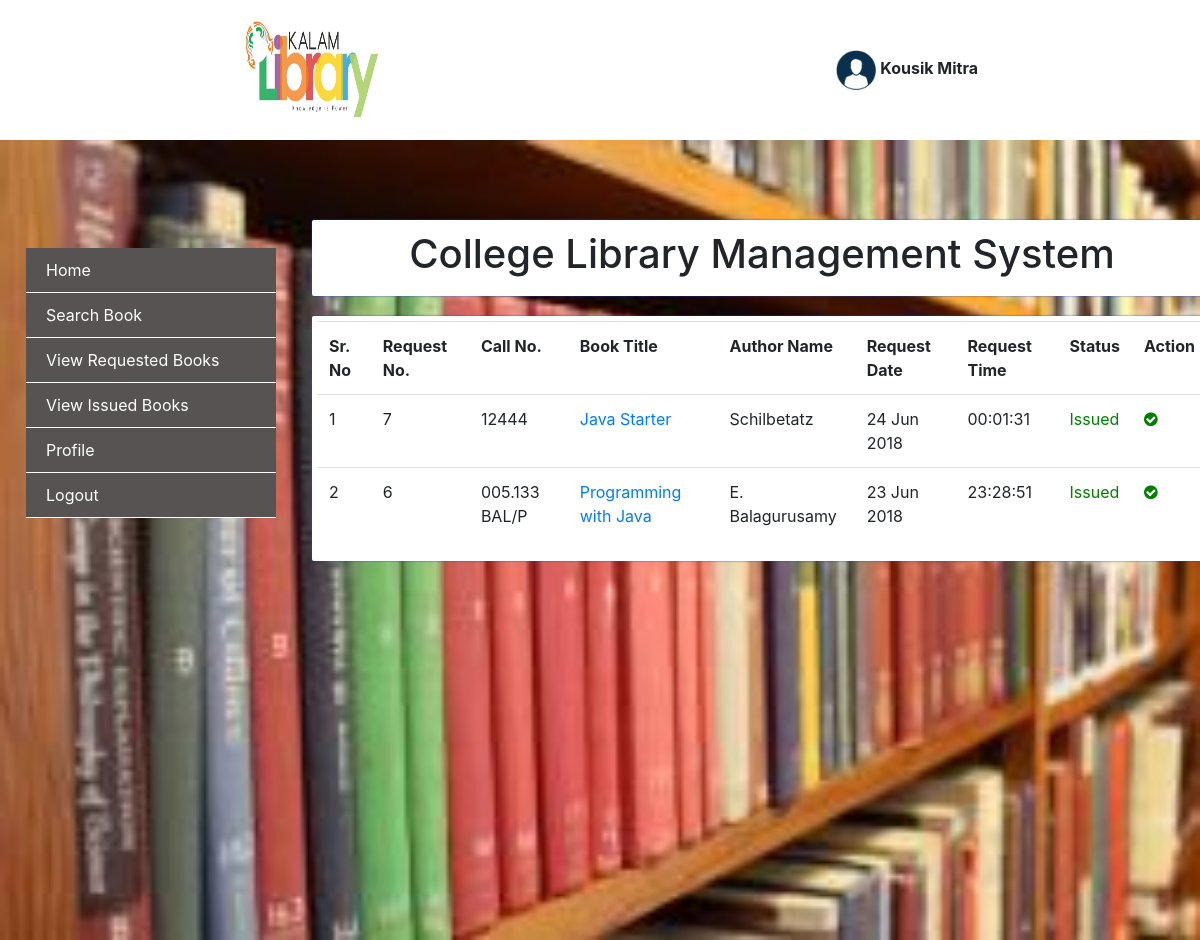
Page /students/viewrequests.php (signed in) on the committed database.
### tables this page shows
CREATE TABLE `requests` (
  `id` int(11) NOT NULL,
  `s_id` varchar(15) NOT NULL,
  `callno` varchar(15) NOT NULL,
  `req_date` date NOT NULL,
  `req_time` time NOT NULL,
  `status` int(1) NOT NULL DEFAULT '0'
);

CREATE TABLE `books` (
  `callno` varchar(15) NOT NULL,
  `title` varchar(30) NOT NULL,
  `author` varchar(40) NOT NULL,
  `publisher` varchar(30) NOT NULL,
  `description` text NOT NULL,
  `image` varchar(100) NOT NULL DEFAULT 'bookimage.jpg',
  `addedat` timestamp NOT NULL DEFAULT CURRENT_TIMESTAMP
);

### students/viewrequests.php (the view, shortened to what this page needs)
<?php
include_once "./includes/dbconnection.php";
?>
<!DOCTYPE html>
<html lang="en">
<head>
    <?php include_once "./includes/bootstrap.php" ?>
    <link rel="stylesheet" href=".\css\common.css">
    <link rel="stylesheet" href=".\css\viewrequests.css">
</head>
<body>
<div class="main">
        <?php include "./includes/topbar.php"; ?>
        </div>
        <div class="main-content">
            <?php include "./includes/sidebar.php"; ?>
            <div class="content">
                <div class="header">
                    <h1>College Library Management System</h1>
                </div>
                <div class="main-menu">
                    <div class="requests-result">
                    <?php
                    $sql = "SELECT id, requests.callno AS \"callno\", title, author, DATE_FORMAT(req_date,'%d %b %Y') AS \"req_date\", req_time, status FROM requests, books WHERE requests.callno=books.callno AND s_id='{$_SESSION['id']}' ORDER BY req_date DESC, req_time DESC";
                    $result = $conn->query($sql);
                    if($result->num_rows > 0){
                    ?>
                        <table class="result table">
                            <thead>
                                <td>Sr. No</td>
                                <td>Request No.</td>
                                <td>Call No.</td>
                                <td>Book Title</td>
                                <td>Author Name</td>
                                <td>Request Date</td>
                                <td>Request Time</td>
                                <td>Status</td>
                                <td>Action</td>
                            </thead>
                    <?php
                    $srno = 0;
                    while($row = $result->fetch_assoc()) {
                        $srno++;
                    ?>
                            <tr>
                                <td><?php echo "$srno"; ?></td>
                                <td><?php echo "{$row['id']}"; ?></td>
                                <td><?php echo "{$row['callno']}"; ?></td>
                                <td><a href="<?php echo "./book_details.php?callno={$row['callno']}"; ?>"><?php echo "{$row['title']}"; ?></a></td>
                                <td><?php echo "{$row['author']}"; ?></td>
                                <td><?php echo "{$row['req_date']}"; ?></td>
                                <td><?php echo "{$row['req_time']}"; ?></td>
                                <?php
                                if($row['status'] == 0){
                                ?>
                                <td><a link="#" style="color:blue">Active</a></td>
                                <?php
                                } else if($row['status'] == 1) {
                                ?>
                                <td><a link="#" style="color:green">Issued</a></td>
                                <?php
                                } else if($row['status'] == 2) {
                                ?>
                                <td><a link="#" style="color:red">Canceled By Librarian</a></td>
                                <?php
                                } else if($row['status'] == 3) {
                                ?>
                                <td><a link="#" style="color:red">Canceled By You</a></td>
                                <?php
                                }
                                ?>
                                <?php
                                if($row['status'] == 0){
                                ?>
                                <td><a href="./viewrequests.php?cancel=<?php echo "{$row['id']}"; ?>" style="color:blue"><i class="fa fa-close"></i></a></td>
                                <?php
                                } else if($row['status'] == 1){
                                ?>
                                <td><a link="#" style="color:green"><i class="fa fa-check-circle"></i></a></td>
                                <?php
                                } else {
                                ?>
                                <td><a link="#" style="color:red"><i class="fa fa-exclamation-circle"></i></a></td>
                                <?php
                                }
                                ?>
                            </tr>
                            <?php
                    }
                    ?>
                        </table>
                        <?php
                    } else {
                        ?>
                        <div class="alert alert-danger">
                        <strong>Not Found!</strong> No information found.
                        </div>
                    <?php
                    }
                    ?>
                    </div>
                </div>
            </div>
        </div>
    </div>
</body>
</html>

### students/css/common.css (style rules this page uses)
.main-content { background: url("../images/slide1.jpg"); background-size: cover; display: flex; flex-direction: row; min-height:100vh; }
.content { margin: 30px; padding: 50px; }

### students/css/viewrequests.css (style rules this page uses)
.content div { margin-bottom: 20px; }
.header, .main-menu div { background: white; box-shadow: 0px 0px 2px #2141d1; border-radius: 2px; }
.header { padding: 10px 15px 10px 15px; display: flex; justify-content: center; align-items: center; }
.header h1 { width: auto; }
.content { margin-top: 30px; margin-left: 5px; padding: 50px; padding-left: 10px; padding-right: 0; }
.requests-result { padding: 5px; width: 75vw; }
thead td { font-weight: bold; }

### rows in the picture
requests: id "7", callno "12444", books.title "Java Starter", books.author "Schilbetatz", req_date "24 Jun 2018", req_time "00:01:31", status "Issued"
requests: id "6", callno "005.133 BAL/P", books.title "Programming with Java", books.author "E. Balagurusamy", req_date "23 Jun 2018", req_time "23:28:51", status "Issued"

### other values in the picture
$_SESSION['name'] "Kousik Mitra"
